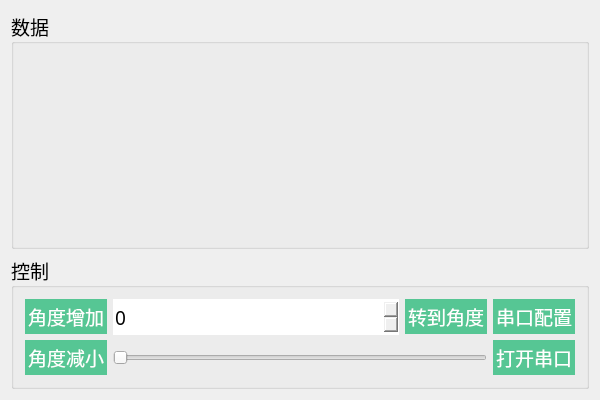
<?xml version="1.0" encoding="UTF-8"?>
<ui version="4.0">
 <class>MainWindow</class>
 <widget class="QMainWindow" name="MainWindow">
  <property name="geometry">
   <rect>
    <x>0</x>
    <y>0</y>
    <width>600</width>
    <height>400</height>
   </rect>
  </property>
  <property name="contextMenuPolicy">
   <enum>Qt::PreventContextMenu</enum>
  </property>
  <property name="windowTitle">
   <string>MainWindow</string>
  </property>
  <widget class="QWidget" name="centralWidget">
   <layout class="QGridLayout" name="gridLayout_3">
    <item row="0" column="0">
     <layout class="QVBoxLayout" name="verticalLayout_4">
      <item>
       <widget class="QGroupBox" name="groupBox_2">
        <property name="sizePolicy">
         <sizepolicy hsizetype="Expanding" vsizetype="Expanding">
          <horstretch>0</horstretch>
          <verstretch>0</verstretch>
         </sizepolicy>
        </property>
        <property name="font">
         <font>
          <family>微软雅黑 Light</family>
          <pointsize>14</pointsize>
         </font>
        </property>
        <property name="styleSheet">
         <string notr="true"/>
        </property>
        <property name="title">
         <string>数据</string>
        </property>
        <layout class="QGridLayout" name="gridLayout_2">
         <item row="0" column="0">
          <widget class="QwtPlot" name="qwtPlot">
           <property name="sizePolicy">
            <sizepolicy hsizetype="Expanding" vsizetype="Expanding">
             <horstretch>0</horstretch>
             <verstretch>0</verstretch>
            </sizepolicy>
           </property>
          </widget>
         </item>
        </layout>
       </widget>
      </item>
      <item>
       <widget class="QGroupBox" name="groupBox">
        <property name="sizePolicy">
         <sizepolicy hsizetype="Expanding" vsizetype="Fixed">
          <horstretch>0</horstretch>
          <verstretch>0</verstretch>
         </sizepolicy>
        </property>
        <property name="font">
         <font>
          <family>微软雅黑 Light</family>
          <pointsize>14</pointsize>
         </font>
        </property>
        <property name="styleSheet">
         <string notr="true">QPushButton {
    background-color: rgb(86,198,148);
	color:white;
    border-style: none;
	min-width: 30ex;
    min-height: 10ex;
	padding: 3px;
}
QPushButton:hover {
   background-color: rgb(154,220,192);
}
QPushButton:pressed {
   background-color: rgb(101,148,128);
}
</string>
        </property>
        <property name="title">
         <string>控制</string>
        </property>
        <layout class="QGridLayout" name="gridLayout">
         <item row="0" column="0">
          <layout class="QHBoxLayout" name="horizontalLayout_2">
           <item>
            <layout class="QVBoxLayout" name="verticalLayout_3">
             <item>
              <widget class="QPushButton" name="AngleAddButton">
               <property name="font">
                <font>
                 <family>微软雅黑 Light</family>
                 <pointsize>14</pointsize>
                </font>
               </property>
               <property name="styleSheet">
                <string notr="true"/>
               </property>
               <property name="text">
                <string>角度增加</string>
               </property>
               <property name="checkable">
                <bool>false</bool>
               </property>
               <property name="autoDefault">
                <bool>false</bool>
               </property>
               <property name="default">
                <bool>false</bool>
               </property>
              </widget>
             </item>
             <item>
              <widget class="QPushButton" name="AngleDownButton">
               <property name="font">
                <font>
                 <family>微软雅黑 Light</family>
                 <pointsize>14</pointsize>
                </font>
               </property>
               <property name="text">
                <string>角度减小</string>
               </property>
              </widget>
             </item>
            </layout>
           </item>
           <item>
            <layout class="QVBoxLayout" name="verticalLayout">
             <item>
              <layout class="QHBoxLayout" name="horizontalLayout">
               <item>
                <widget class="QSpinBox" name="AngleBox">
                 <property name="sizePolicy">
                  <sizepolicy hsizetype="Expanding" vsizetype="Fixed">
                   <horstretch>0</horstretch>
                   <verstretch>0</verstretch>
                  </sizepolicy>
                 </property>
                 <property name="font">
                  <font>
                   <family>微软雅黑 Light</family>
                   <pointsize>14</pointsize>
                  </font>
                 </property>
                 <property name="styleSheet">
                  <string notr="true">QSpinBox{
 height:36px;
 width:30px;
border-style: none;
}

QSpinBox::up-button
{
image:url(:/pix/pix/up.png);
 height: 18px;
width:30px;
}
QSpinBox::down-button{
image:url(:/pix/pix/down.png);
 height: 18px;
width:30px;
}
</string>
                 </property>
                </widget>
               </item>
               <item>
                <widget class="QPushButton" name="GotoAngleSlot">
                 <property name="sizePolicy">
                  <sizepolicy hsizetype="Maximum" vsizetype="Fixed">
                   <horstretch>0</horstretch>
                   <verstretch>0</verstretch>
                  </sizepolicy>
                 </property>
                 <property name="font">
                  <font>
                   <family>微软雅黑 Light</family>
                   <pointsize>14</pointsize>
                  </font>
                 </property>
                 <property name="styleSheet">
                  <string notr="true"/>
                 </property>
                 <property name="text">
                  <string>转到角度</string>
                 </property>
                </widget>
               </item>
              </layout>
             </item>
             <item>
              <widget class="QSlider" name="AngleSlider">
               <property name="sizePolicy">
                <sizepolicy hsizetype="Expanding" vsizetype="Expanding">
                 <horstretch>0</horstretch>
                 <verstretch>0</verstretch>
                </sizepolicy>
               </property>
               <property name="styleSheet">
                <string notr="true">
QSlider{
border-color: #bcbcbc;
}
QSlider::groove:horizontal {                                                             
     height: 5px;                                           
    margin: 0px 0;                                         
     left: 5px; right: 5px; 
 }
QSlider::handle:horizontal {                               
   border: 0px ;                           
     border-image:  url(:/NiceTalk/Images/Setting/volume_nor.png);
     width: 15px;                                           
     margin: -7px -7px -7px -7px;              
} 

QSlider::add-page:horizontal{
background: qlineargradient(spread:pad, x1:0, y1:1, x2:0, y2:0, stop:0 #bcbcbc, stop:0.25 #bcbcbc, stop:0.5 #bcbcbc, stop:1 #bcbcbc); 

}
QSlider::sub-page:horizontal{                               
			border-image:url(:/pix/pix/up.png);
}</string>
               </property>
               <property name="orientation">
                <enum>Qt::Horizontal</enum>
               </property>
              </widget>
             </item>
            </layout>
           </item>
           <item>
            <layout class="QVBoxLayout" name="verticalLayout_2">
             <item>
              <widget class="QPushButton" name="PortConfigButton">
               <property name="font">
                <font>
                 <family>微软雅黑 Light</family>
                 <pointsize>14</pointsize>
                </font>
               </property>
               <property name="text">
                <string>串口配置</string>
               </property>
              </widget>
             </item>
             <item>
              <widget class="QPushButton" name="PowerButton">
               <property name="font">
                <font>
                 <family>微软雅黑 Light</family>
                 <pointsize>14</pointsize>
                </font>
               </property>
               <property name="text">
                <string>打开串口</string>
               </property>
              </widget>
             </item>
            </layout>
           </item>
          </layout>
         </item>
        </layout>
        <zorder></zorder>
       </widget>
      </item>
     </layout>
    </item>
   </layout>
  </widget>
 </widget>
 <layoutdefault spacing="6" margin="11"/>
 <customwidgets>
  <customwidget>
   <class>QwtPlot</class>
   <extends>QFrame</extends>
   <header>qwt_plot.h</header>
  </customwidget>
 </customwidgets>
 <resources>
  <include location="res.qrc"/>
 </resources>
 <connections/>
</ui>
